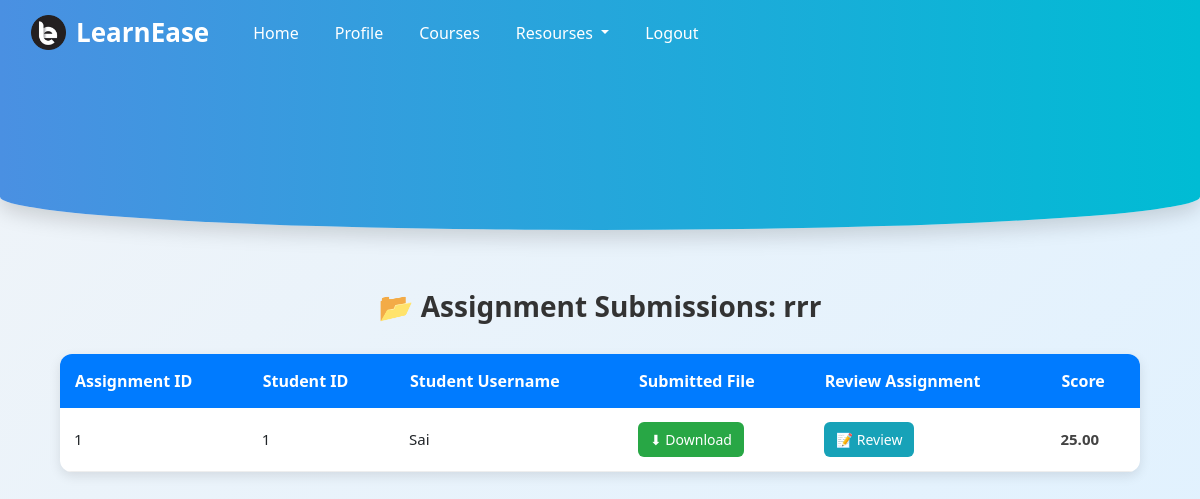
The page /assignments/1/grade_list/ (signed in) on the database its author committed.
### learneaseapp/models.py (models this page shows, shortened)
class Assignment(models.Model):
    title = models.CharField(max_length=100)
    description = models.TextField()
    course = models.ForeignKey(Course, on_delete=models.CASCADE)
    created_by = models.ForeignKey(User, on_delete=models.CASCADE)
    created_at = models.DateTimeField(default=timezone.now)
    due_date = models.DateTimeField()

class Submission(models.Model):
    assignment = models.ForeignKey(Assignment, on_delete=models.CASCADE)
    student = models.ForeignKey(User, on_delete=models.CASCADE)
    file = models.FileField(upload_to='submissions/')
    submitted_at = models.DateTimeField(default=timezone.now)

class Grade(models.Model):
    assignment = models.ForeignKey(Assignment, on_delete=models.CASCADE)
    student = models.ForeignKey(User, on_delete=models.CASCADE)
    score = models.DecimalField(max_digits=5, decimal_places=2)
    graded_by = models.ForeignKey(User, related_name='grader', on_delete=models.CASCADE)
    graded_at = models.DateTimeField(default=timezone.now)

### learneaseapp/views.py (the view)
# urls.py: path('assignments/<int:assignment_id>/grade_list/', views.grade_assignment_list, name='grade_assignment_list'),
def grade_assignment_list(request, assignment_id):
    assignment = get_object_or_404(Assignment, id=assignment_id)
    submissions = Submission.objects.filter(assignment=assignment)
    course = assignment.course
    grades = Grade.objects.filter(student=request.user)
    latest_grade_id = assignment.grade_set.aggregate(Max('id'))['id__max']
    latest_grade = None
    if latest_grade_id:
        latest_grade = Grade.objects.get(id=latest_grade_id)
    assignments = Assignment.objects.filter(course=course).annotate(latest_grade=Max('grade__score'))
    return render(request, 'learneaseapp/grade_assignment_list.html', {'assignment': assignment, 'submissions': submissions, 'assignments': assignments,'grades': grades, 'latest_grade': latest_grade})

### learneaseapp/templates/learneaseapp/grade_assignment_list.html (shortened to what this page needs)
{% extends 'learneaseapp/base.html' %}
{% load static %}
{% block content %}
<h1>📂 Assignment Submissions: {{ assignment.title }}</h1>
<table class="submission-table">
  <thead>
    <tr>
      <th>Assignment ID</th>
      <th>Student ID</th>
      <th>Student Username</th>
      <th>Submitted File</th>
      <th>Review Assignment</th>
      <th>Score</th>
    </tr>
  </thead>
  <tbody>
    {% for submission in submissions %}
      <tr>
        <td>{{ submission.assignment.id }}</td>
        <td>{{ submission.student.id }}</td>
        <td>{{ submission.student.username }}</td>
        <td>
          <a class="download-link" href="{{ submission.file.url }}" target="_blank">⬇ Download</a>
        </td>
        <td>
          <a class="review-btn" href="{% url 'grade_submission' submission.id %}">📝 Review</a>
        </td>
        <td class="score">
          {% if latest_grade and latest_grade.student == submission.student %}
            {{ latest_grade.score }}
          {% else %}
            <span class="no-score">N/A</span>
          {% endif %}
        </td>
      </tr>
    {% endfor %}
  </tbody>
</table>
{% endblock %}

### learneaseapp/templates/learneaseapp/base.html (style rules this page uses)
body { margin: 0; font-family: 'Segoe UI', sans-serif; background: linear-gradient(135deg, #f0f4f8, #dff1ff); min-height: 100vh; background-attachment: fixed; }
html, body { height: 100%; margin: 0; }
body { display: flex; flex-direction: column; }

### learneaseapp/templates/learneaseapp/grade_assignment_list.html (style rules this page uses)
h1 { font-size: 28px; font-weight: bold; margin-bottom: 25px; text-align: center; color: #333; }
.submission-table { width: 100%; border-collapse: collapse; margin-top: 30px; background: #fff; border-radius: 12px; overflow: hidden; box-shadow: 0 4px 12px rgba(0, 0, 0, 0.1); }
.submission-table th { background-color: #007bff; color: #fff; padding: 15px; font-size: 16px; text-align: left; }
.submission-table td { padding: 14px; font-size: 15px; border-bottom: 1px solid #eee; }
.download-link, .review-btn { display: inline-block; padding: 7px 12px; text-decoration: none; font-weight: 500; font-size: 14px; border-radius: 6px; transition: 0.3s; }
.download-link { background-color: #28a745; color: white; }
.review-btn { background-color: #17a2b8; color: white; }
.score { font-weight: bold; color: #444; }

### rows shown on the page
Assignment: title "rrr"
Submission: assignment.id "1", student.id "1", student.username "Sai"
Grade: score "25.00"
